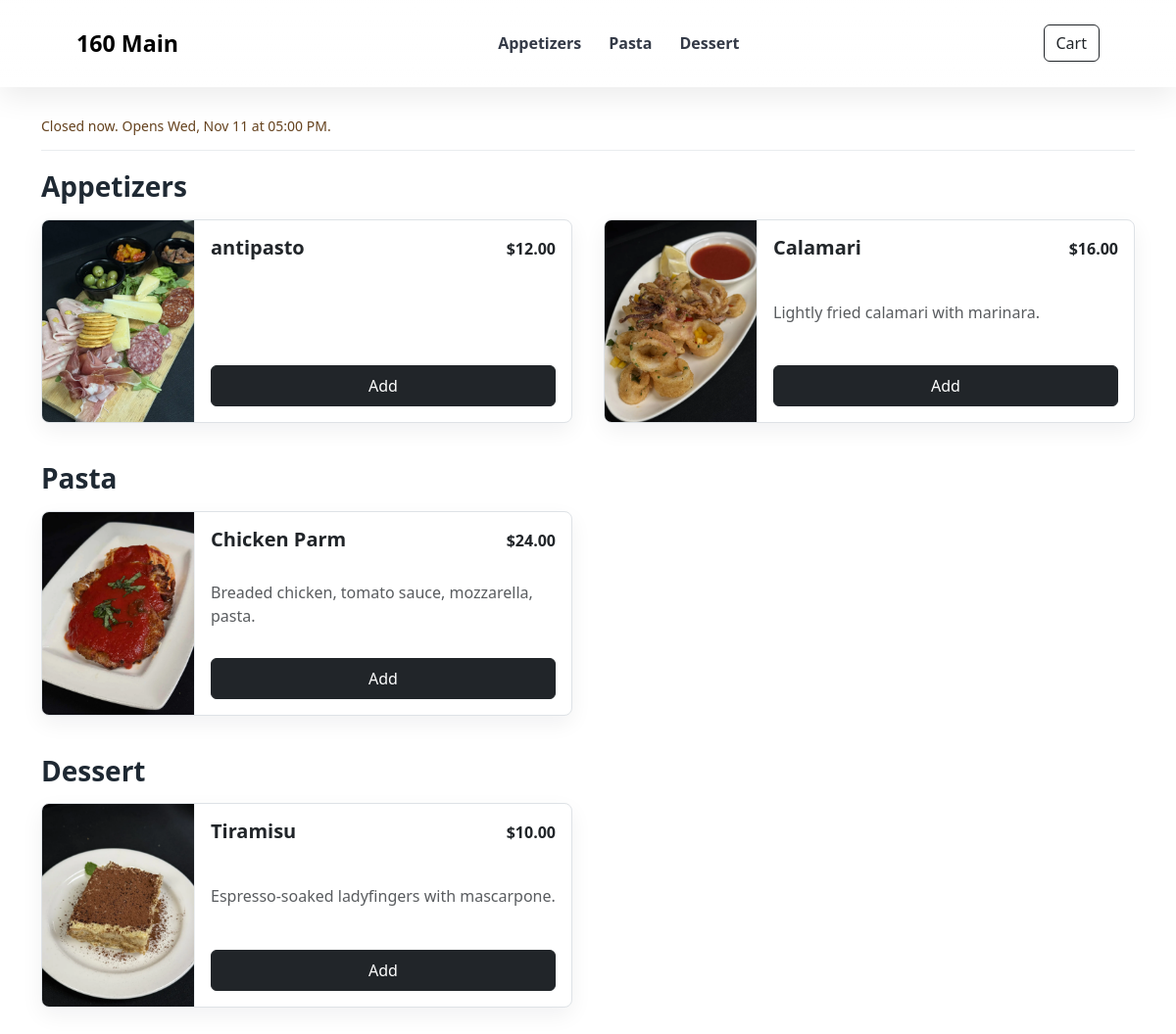
The page /one-sixty-main/ on the database its author committed.
### tenants/models.py (models this page shows, shortened)
class Tenant(models.Model):
    account = models.ForeignKey(Account, on_delete=models.CASCADE, related_name="restaurants")
    stripe_account_id = models.CharField(
        max_length=255,
        blank=True,
        default="",
        help_text="Optional location-specific Stripe connected account ID. Leave blank to use the account default.",
    )
    ordering_paused = models.BooleanField(default=False)
    closure_message = models.CharField(max_length=250, blank=True, default="")
    preparation_minutes = models.PositiveIntegerField(default=20, validators=[MinValueValidator(1), MaxValueValidator(240)])
    scheduled_pickup_enabled = models.BooleanField(default=False)
    scheduling_days = models.PositiveIntegerField(default=7, validators=[MinValueValidator(1), MaxValueValidator(30)])
    pickup_interval_minutes = models.PositiveIntegerField(default=15, validators=[MinValueValidator(5), MaxValueValidator(60)])
    media_key = models.UUIDField(default=uuid4, editable=False, unique=True)
    logo = models.ImageField(upload_to=logo_upload_path, blank=True, max_length=500)
    name = models.CharField(max_length=120)
    slug = models.SlugField(max_length=80, unique=True, blank=True)
    primary_domain = models.CharField(max_length=255, unique=True, blank=True, null=True)
    logo_url = models.URLField(max_length=500, blank=True, default="")
    business_email = models.EmailField(blank=True, default="")
    business_phone = models.CharField(max_length=32, blank=True, default="")
    address_line1 = models.CharField(max_length=160, blank=True, default="")
    address_line2 = models.CharField(max_length=160, blank=True, default="")
    city = models.CharField(max_length=80, blank=True, default="")
    state = models.CharField(max_length=40, blank=True, default="")
    postal_code = models.CharField(max_length=20, blank=True, default="")
    timezone = models.CharField(max_length=64, default="America/Detroit")
    is_active = models.BooleanField(default=True)
    created_at = models.DateTimeField(auto_now_add=True)
    updated_at = models.DateTimeField(auto_now=True)
    class Meta:
        ordering = ["name"]
    @property
    def logo_src(self):
        return self.logo.url if self.logo else self.logo_url

### catalog/models.py (models this page shows, shortened)
class MenuCategory(models.Model):
    tenant = models.ForeignKey("tenants.Tenant", on_delete=models.CASCADE, related_name="menu_categories")
    name = models.CharField(max_length=80)
    slug = models.SlugField(max_length=80)
    sort_order = models.PositiveIntegerField(default=0)
    is_active = models.BooleanField(default=True)
    class Meta:
        unique_together = ("tenant", "slug")
        ordering = ["sort_order", "name"]

class MenuItem(models.Model):
    image = models.ImageField(upload_to=menu_upload_path, blank=True, max_length=500)
    tenant = models.ForeignKey("tenants.Tenant", on_delete=models.CASCADE, related_name="menu_items")
    category = models.ForeignKey(MenuCategory, on_delete=models.PROTECT, related_name="items")
    name = models.CharField(max_length=120)
    description = models.TextField(blank=True, default="")
    price = models.DecimalField(max_digits=10, decimal_places=2)
    image_url = models.URLField(max_length=500, blank=True, default="")
    dietary_tags = models.ManyToManyField(DietaryTag, blank=True, related_name="menu_items")
    is_active = models.BooleanField(default=True)
    sort_order = models.PositiveIntegerField(default=0)
    created_at = models.DateTimeField(auto_now_add=True)
    updated_at = models.DateTimeField(auto_now=True)
    class Meta:
        unique_together = ("tenant", "name")
        ordering = ["category__sort_order", "sort_order", "name"]
    @property
    def image_src(self):
        return self.image.url if self.image else self.image_url

### ordering/views.py (the view)
# urls.py: path("<slug:tenant_slug>/", views.menu, name="menu"),
def menu(request, tenant_slug):
    tenant = _tenant_or_404(request, tenant_slug)
    categories = (
        MenuCategory.objects.filter(tenant=tenant, is_active=True)
        .prefetch_related("items")
        .order_by("sort_order", "name")
    )
    cart = Cart(request)
    cart_context = _cart_context(cart)
    return render(
        request,
        "catalog/menu.html",
        {
            "tenant": tenant,
            "categories": categories,
            **cart_context,
            "availability": OrderingHours(tenant).payload(),
        },
    )

### ordering/cart.py (called while the page is built, shortened)
    def save(self):
        self.session[self.session_key] = self.lines
        self.session.modified = True

    def __len__(self):
        return sum(line["quantity"] for line in self.lines)

    @property
    def revision(self):
        return hashlib.sha256(json.dumps(self.lines, sort_keys=True).encode()).hexdigest()

    def review(self):
        items = {item.pk: item for item in MenuItem.objects.filter(
            tenant=self.tenant, pk__in=[line["menu_item_id"] for line in self.lines]).select_related("category")}
        changes, errors, rows = [], [], []
        self.save()
        return rows, changes, errors

    def total(self):
        return sum((Decimal(line["unit_price"]) * line["quantity"] for line in self.lines if not line.get("error")), Decimal("0.00")).quantize(Decimal("0.01"))

### ordering/views.py (called while the page is built)
def _tenant_or_404(request, tenant_slug):
    tenant = get_tenant_by_slug(tenant_slug)
    request.tenant = tenant
    return tenant

def _cart_context(cart):
    lines, changes, errors = cart.review()
    total = cart.total()
    return {
        "tenant": cart.tenant,
        "cart": cart,
        "cart_lines": lines,
        "cart_total": total,
        "lines": lines,
        "total": total,
        "cart_changes": changes,
        "cart_errors": errors,
        "cart_revision": cart.revision,
    }

### tenants/hours.py (called while the page is built, shortened)
    def window(self, date):
        if not self.tenant.is_active or self.tenant.ordering_paused:
            return None
        row = self.overrides.get(date) or self.weekly.get(date.weekday())
        if not row or row.is_closed or not row.opens_at or not row.closes_at or row.opens_at >= row.closes_at:
            return None
        return (datetime.combine(date, row.opens_at, self.zone), datetime.combine(date, row.closes_at, self.zone))

    @property
    def is_open(self):
        window = self.window(self.now.date())
        return bool(window and window[0] <= self.now < window[1])

    @property
    def asap(self):
        window = self.window(self.now.date())
        return self.earliest if self.is_open and self.earliest < window[1] else None

    def slots(self):
        if not self.tenant.scheduled_pickup_enabled:
            return []

### tenants/services.py (called while the page is built)
def get_tenant_by_slug(tenant_slug: str) -> Tenant:
    return get_object_or_404(Tenant, slug=tenant_slug, is_active=True)

### templates/catalog/menu.html (shortened to what this page needs)
<!DOCTYPE html>
<html lang="en">
  <head>
    <link href="https://cdn.jsdelivr.net/npm/bootstrap@5.3.3/dist/css/bootstrap.min.css" rel="stylesheet">
    <link rel="stylesheet" href="/static/css/site.css">
  </head>
  <body>
    <nav class="navbar navbar-expand-lg glass-nav fixed-top">
      <div class="container px-4 px-lg-5 nav-main-row">
        <a class="navbar-brand d-flex align-items-center gap-3" href="{% url 'menu' tenant_slug=tenant.slug %}" aria-label="{{ tenant.name }}">
          {% if tenant.logo_src %}
            <img src="{{ tenant.logo_src }}" alt="{{ tenant.name }}" class="brand-logo">
          {% else %}
            <span>{{ tenant.name }}</span>
          {% endif %}
        </a>
        <div class="desktop-cats d-none d-lg-flex" aria-label="Menu categories">
          {% for category in categories %}
            <a class="nav-link" href="#{{ category.slug }}">{{ category.name }}</a>
          {% endfor %}
        </div>
        <div class="nav-actions d-flex align-items-center gap-2">
          <button class="btn btn-outline-dark cart-button" type="button" data-bs-toggle="offcanvas" data-bs-target="#cartOffcanvas" aria-controls="cartOffcanvas">
            Cart
          </button>
        </div>
      </div>
    </nav>
    <main class="container menu-shell">
      <div class="ordering-notice" role="status">{{ availability.message }}{% if not availability.asap_available and availability.can_order %} Scheduled pickup is available.{% endif %}</div>
      {% for category in categories %}
        <section id="{{ category.slug }}" class="menu-section">
          <h2>{{ category.name }}</h2>
          <div class="row g-4 menu-grid">
            {% for item in category.items.all %}
              {% if item.is_active %}
                <div class="col-md-6">
                  <article class="card menu-card h-100 {% if item.image_src %}has-image{% endif %}">
                    {% if item.image_src %}
                      <img src="{{ item.image_src }}" class="menu-card-image" alt="{{ item.name }}">
                    {% endif %}
                    <div class="card-body d-flex flex-column">
                      <div class="d-flex justify-content-between gap-3">
                        <h3 class="h5">{{ item.name }}</h3>
                        <strong>${{ item.price }}</strong>
                      </div>
                      <p class="text-muted menu-card-description">{{ item.description }}</p>
                      <button class="btn btn-dark" type="button" data-customize-url="{% url 'item_options' tenant.slug item.pk %}" data-action-button data-busy-label="Loading item…" data-success-label="Added"><span data-button-label>Add</span></button>
                    </div>
                  </article>
                </div>
              {% endif %}
            {% empty %}
              <div class="col">
                <p class="text-muted">No items available.</p>
              </div>
            {% endfor %}
          </div>
        </section>
      {% empty %}
        <section class="empty-state">
          <h1>{{ tenant.name }}</h1>
          <p class="text-muted">This menu is not available yet.</p>
        </section>
      {% endfor %}
    </main>
  </body>
</html>

### static/css/site.css (style rules this page uses)
body { padding-top: 6.5rem; background: #fff; color: #1f2933; }
.ordering-notice { padding:14px 0; margin-bottom:20px; border-bottom:1px solid #e9ecef; color:#65421e; font-size:14px; }
.glass-nav { display: block; padding: 0; background: linear-gradient(180deg, rgba(255, 255, 255, 0.82), rgba(255, 255, 255, 0.62)); -webkit-backdrop-filter: saturate(180%) blur(14px); backdrop-filter: saturate(180%) blur(14px); border-bottom: 1px solid rgba(255, 255, 255, 0.6); box-shadow: 0 1px 0 rgba(255, 255, 255, 0.3) inset, 0 10px 30px rgba(0, 0, 0, 0.08); }
.nav-main-row { display: grid; grid-template-columns: minmax(140px, 1fr) minmax(0, auto) minmax(90px, 1fr); align-items: center; gap: 24px; min-height: 88px; }
.navbar-brand { font-size: 1.45rem; font-weight: 700; min-width: 0; justify-self: start; }
.desktop-cats { justify-self: center; max-width: min(54vw, 680px); gap: 28px; overflow-x: auto; scrollbar-width: none; }
.desktop-cats .nav-link { flex: 0 0 auto; white-space: nowrap; }
.nav-actions { justify-self: end; }
.nav-link { color: rgba(17, 24, 39, 0.85); font-weight: 600; text-decoration: none; }
.menu-shell { padding-bottom: 4rem; }
.menu-section { margin-bottom: 2.5rem; scroll-margin-top: 8rem; }
.menu-section h2 { margin-bottom: 1rem; font-size: 1.75rem; font-weight: 700; }
@media (min-width: 768px) { .menu-grid { --bs-gutter-x: 2rem; } }
.menu-card { border-radius: 8px; border-color: #dee2e6; overflow: hidden; box-shadow: 0 8px 22px rgba(15, 23, 42, 0.06); }
.menu-card.has-image { display: grid; grid-template-columns: 156px minmax(0, 1fr); min-height: 180px; }
.menu-card-image { width: 100%; height: 100%; min-height: 180px; object-fit: cover; background: #f8f9fa; border-right: 1px solid #edf0f2; }
.menu-card .card-body { gap: 10px; padding: 16px; }
.menu-card .card-body > .d-flex:first-child { align-items: baseline; }
.menu-card h3 { font-weight: 700; margin-bottom: 0; }
.menu-card-description { display: flex; align-items: center; flex: 1; min-height: 58px; margin: 0; line-height: 1.45; }
.btn { border-radius: 6px; min-height: 42px; transition: transform 160ms ease, box-shadow 160ms ease, background-color 160ms ease, border-color 160ms ease, opacity 160ms ease; touch-action: manipulation; }
.cart-button { display: inline-flex; align-items: center; min-height: 38px; }

### rows shown on the page
Tenant: name "160 Main"
MenuCategory: name "Appetizers"
MenuCategory: name "Pasta"
MenuCategory: name "Dessert"
MenuItem: image_src (picture), name "antipasto", price "12.00"
MenuItem: image_src (picture), name "Calamari", price "16.00", description "Lightly fried calamari with marinara."
MenuItem: image_src (picture), name "Chicken Parm", price "24.00", description "Breaded chicken, tomato sauce, mozzarella, pasta."
MenuItem: image_src (picture), name "Tiramisu", price "10.00", description "Espresso-soaked ladyfingers with mascarpone."

### other values the page prints
{{ availability.message }} "Closed now. Opens Wed, Nov 11 at 05:00 PM."
